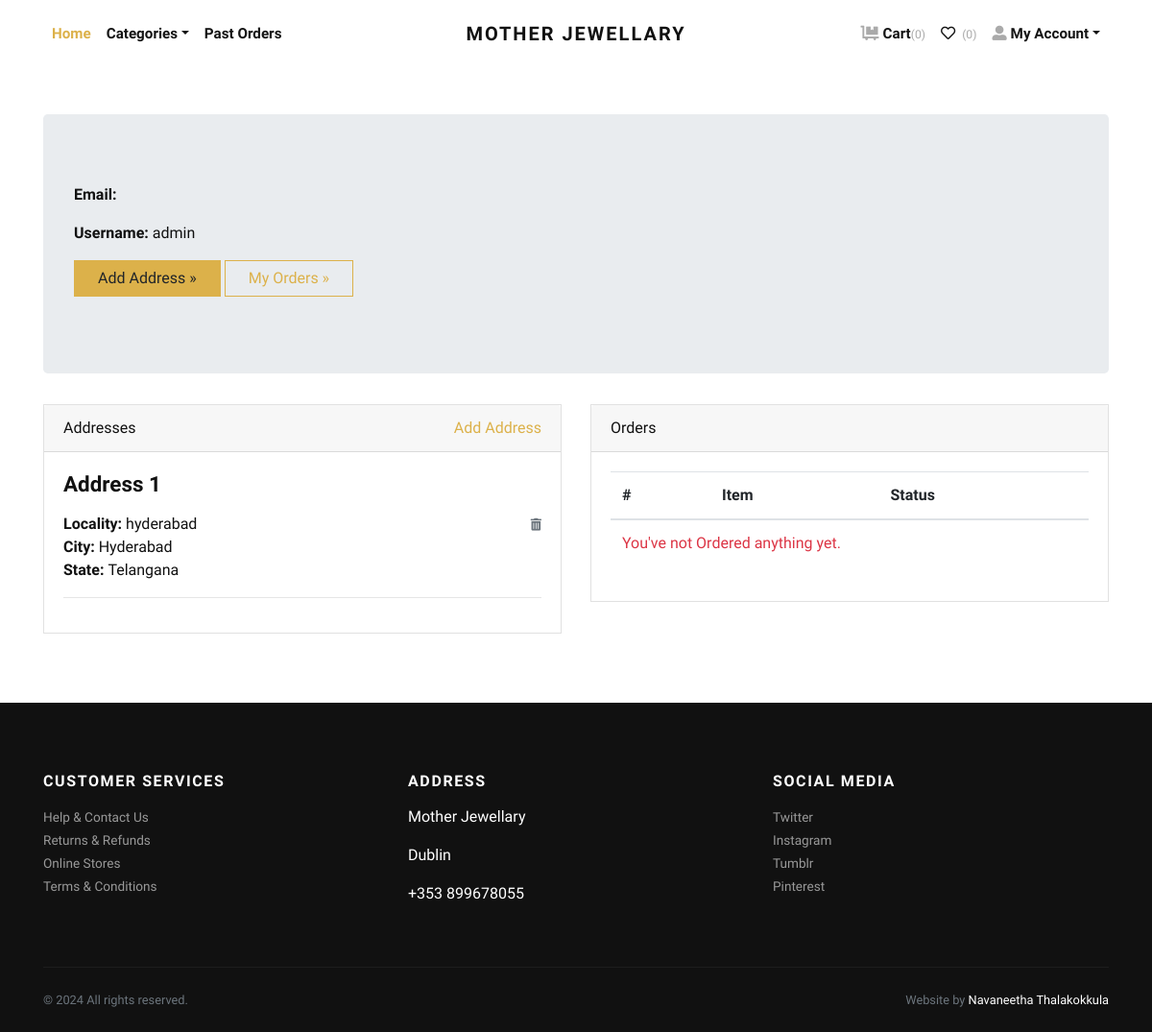
/accounts/profile/ (signed in), run on the app's committed database.
### store/models.py (models this page shows, shortened)
class Address(models.Model):
    user = models.ForeignKey(User, verbose_name="User", on_delete=models.CASCADE)
    locality = models.CharField(max_length=150, verbose_name="Nearest Location")
    city = models.CharField(max_length=150, verbose_name="City")
    state = models.CharField(max_length=150, verbose_name="State")

### store/views.py (the view)
# urls.py: path('accounts/profile/', views.profile, name="profile"),
@login_required
def profile(request):
    addresses = Address.objects.filter(user=request.user)
    orders = Order.objects.filter(user=request.user)
    return render(request, 'account/profile.html', {'addresses':addresses, 'orders':orders})

### store/context_preprocessors.py (called while the page is built)
def store_menu(request):
    categories = Category.objects.filter(is_active=True)
    context = {
        'categories_menu': categories,
    }
    return context

def cart_menu(request):
    if request.user.is_authenticated:
        cart_items= Cart.objects.filter(user=request.user)
        context = {
            'cart_items': cart_items,
        }
    else:
        context = {}
    return context

### templates/account/profile.html (shortened to what this page needs)
{% extends 'base.html' %}
{% load static %}
    {% block content %}
      <div class="container py-5">
        <div class="jumbotron">
          <p><strong>Email:</strong> {{request.user.email}}</p>
          <p><strong>Username:</strong> {{request.user.username}}</p>
          <p><a class="btn btn-primary btn-large" href="{% url 'store:add-address' %}">Add Address »</a> <a class="btn btn-outline-primary btn-large" href="#">My Orders »</a></p>
        </div>
        <div class="row">
          <div class="col-lg-6">
            <div class="card mb-4" id="headings">
              <div class="card-header">Addresses <span class="float-right"><a href="{% url 'store:add-address' %}">Add Address</a></span></div>
              <div class="card-body">
                {% if addresses %}
                    {% for address in addresses %}
                        <h4 class="mb-3">Address {{forloop.counter}}</h4>
                        <span class="float-right"><a href="{% url 'store:remove-address' address.id %}"><i class="fas fa-trash-alt small text-muted"></i></a></span>
                        <p>
                            <strong>Locality: </strong>{{address.locality}} <br>
                            <strong>City: </strong>{{address.city}} <br>
                            <strong>State: </strong>{{address.state}} <br>
                        </p>
                        <hr>
                    {% endfor %}
                {% else %}
                <div class="text-danger">
                  Address not Added.
                </div>
                {% endif %}
              </div>
            </div>
          </div>
          <div class="col-lg-6">
            <div class="card mb-4" id="tables">
              <div class="card-header">Orders</div>
              <div class="card-body">
                <table class="table table-hover">
                  <thead>
                    <tr>
                      <th>#</th>
                      <th>Item</th>
                      <th>Status</th>
                    </tr>
                  </thead>
                  <tbody>
                    {% if orders %}
                      {% for order in orders %}
                        <tr>
                          <td>{{forloop.counter}}</td>
                          <td>{{order.product.title}}</td>
                          <td>
                            {{order.status}}
                          </td>
                        </tr>
                      {% endfor %}
                    {% else %}
                    <tr>
                      <td class="text-danger" colspan="3">You've not Ordered anything yet.</td>
                    </tr>
                    {% endif %}
                  </tbody>
                </table>
              </div>
            </div>
          </div>
        </div>
      </div>
{% endblock content %}

### jewelryshop/static/css/style.default.css (style rules this page uses)
strong { font-weight: 700; }
.btn { font-weight: 400; border: 1px solid transparent; font-family: inherit; padding: 0.375rem 1.5rem; font-size: 1rem; line-height: 1.5; border-radius: 0; transition: color 0.15s ease-in-out, background-color 0.15s ease-in-out, border-color 0.15s ease-in-out, box-shadow 0.15s ease-in-out; }
.btn-primary { color: #212529; background-color: #dcb14a; border-color: #dcb14a; }
.btn-outline-primary { color: #dcb14a; background-color: transparent; background-image: none; border-color: #dcb14a; }
body { font-family: "Libre Franklin", sans-serif; font-size: 1rem; font-weight: 400; line-height: 1.5; color: #111111; background-color: #fff; }
a { color: #dcb14a; text-decoration: none; }
h1, h2, h3, h4, h5, h6, .h1, .h2, .h3, .h4, .h5, .h6 { margin-bottom: 0.5rem; font-family: inherit; font-weight: 900; line-height: 1.2; color: inherit; }
h4, .h4 { font-size: 1.4rem; }
hr { border-top: 1px solid rgba(17, 17, 17, 0.1); }
small, .small { font-size: 80%; font-weight: 400; }
.text-danger { color: #dc3545 !important; }
.card { background-color: #fff; border: 1px solid rgba(17, 17, 17, 0.125); border-radius: 0; }
.card-body { padding: 1.25rem; }
.card-header { padding: 0.75rem 1.25rem; background-color: rgba(17, 17, 17, 0.03); border-bottom: 1px solid rgba(17, 17, 17, 0.125); }
.card-header:first-child { border-radius: calc(0 - 1px) calc(0 - 1px) 0 0; }

### data on the page
Address: locality "hyderabad", city "Hyderabad", state "Telangana"

### other printed values
{{ cart_items.count }} "0"
{{ request.user.username }} "admin"
